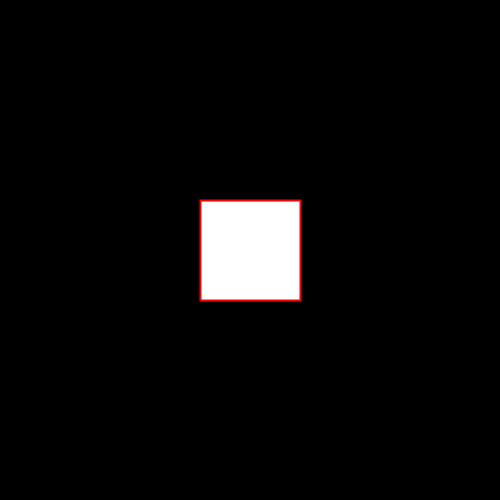
Frame 1 (no input)
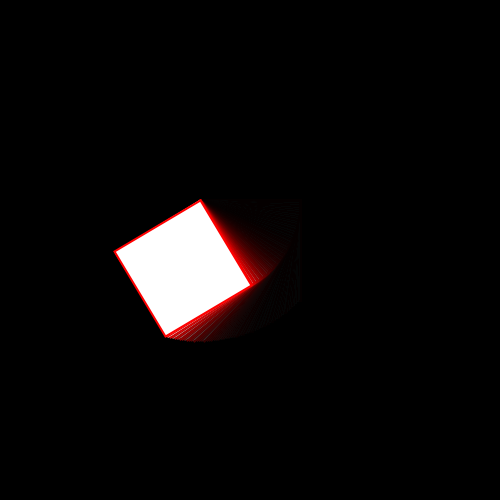
Frame 60 (the mouse pressed at the canvas centre just before this capture)
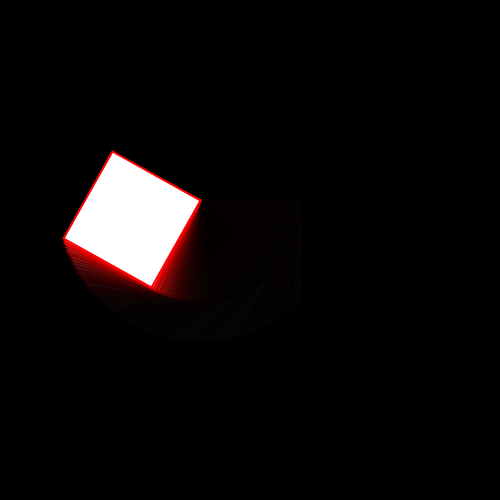
Frame 120 (the mouse held since frame 60 and released just before this capture)

The Processing sketch that drew these frames (run headless with seeded random() and noise(); from frame 60 on, the mouse is pressed at the canvas centre):

// Processing sketch: Rettangolo_con_scia
// ── Rettangolo_con_scia.pde
int l=100;
int a=0;

void setup() {
  background(0);
  size(500, 500);
  noStroke();
}

void draw() {
  fill(0,25);
  rect(0,0,width,height);
  translate(width/2-l/2, height/2-l/2); // sposta l'origine
  rotate(radians(a)); // ha (0,0) come perno
  stroke(255,0,0);
  strokeWeight(2);
  fill(255);
  rect(0, 0, l, l);
  noStroke();
  a++;
}
